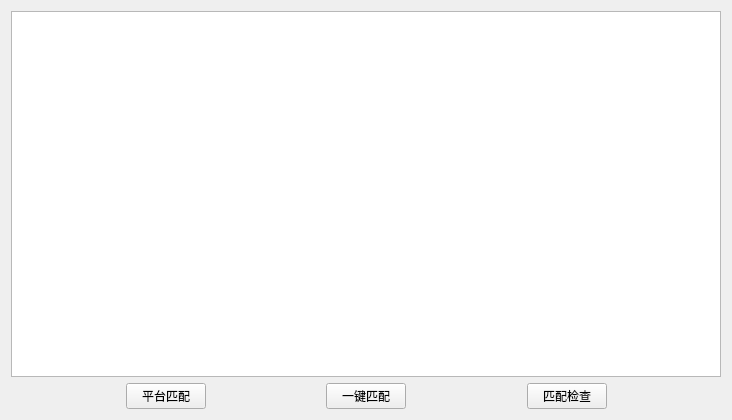
<?xml version="1.0" encoding="UTF-8"?>
<ui version="4.0">
 <class>CDlgTaskPlatMatch</class>
 <widget class="QWidget" name="CDlgTaskPlatMatch">
  <property name="geometry">
   <rect>
    <x>0</x>
    <y>0</y>
    <width>732</width>
    <height>420</height>
   </rect>
  </property>
  <property name="windowTitle">
   <string>CDlgTaskPlatMatch</string>
  </property>
  <layout class="QVBoxLayout" name="verticalLayout_2">
   <item>
    <layout class="QVBoxLayout" name="verticalLayout">
     <item>
      <widget class="QTableWidget" name="tableWidget_tasks"/>
     </item>
     <item>
      <layout class="QHBoxLayout" name="horizontalLayout">
       <item>
        <spacer name="horizontalSpacer_4">
         <property name="orientation">
          <enum>Qt::Horizontal</enum>
         </property>
         <property name="sizeHint" stdset="0">
          <size>
           <width>40</width>
           <height>20</height>
          </size>
         </property>
        </spacer>
       </item>
       <item>
        <widget class="QPushButton" name="pushButtonMatchSet">
         <property name="text">
          <string>平台匹配</string>
         </property>
        </widget>
       </item>
       <item>
        <spacer name="horizontalSpacer_2">
         <property name="orientation">
          <enum>Qt::Horizontal</enum>
         </property>
         <property name="sizeHint" stdset="0">
          <size>
           <width>40</width>
           <height>20</height>
          </size>
         </property>
        </spacer>
       </item>
       <item>
        <widget class="QPushButton" name="pushButtonMatch">
         <property name="text">
          <string>一键匹配</string>
         </property>
        </widget>
       </item>
       <item>
        <spacer name="horizontalSpacer_3">
         <property name="orientation">
          <enum>Qt::Horizontal</enum>
         </property>
         <property name="sizeHint" stdset="0">
          <size>
           <width>40</width>
           <height>20</height>
          </size>
         </property>
        </spacer>
       </item>
       <item>
        <widget class="QPushButton" name="pushButtonCheck">
         <property name="text">
          <string>匹配检查</string>
         </property>
        </widget>
       </item>
       <item>
        <spacer name="horizontalSpacer_5">
         <property name="orientation">
          <enum>Qt::Horizontal</enum>
         </property>
         <property name="sizeHint" stdset="0">
          <size>
           <width>40</width>
           <height>20</height>
          </size>
         </property>
        </spacer>
       </item>
      </layout>
     </item>
    </layout>
   </item>
  </layout>
 </widget>
 <layoutdefault spacing="6" margin="11"/>
 <resources/>
 <connections/>
</ui>
